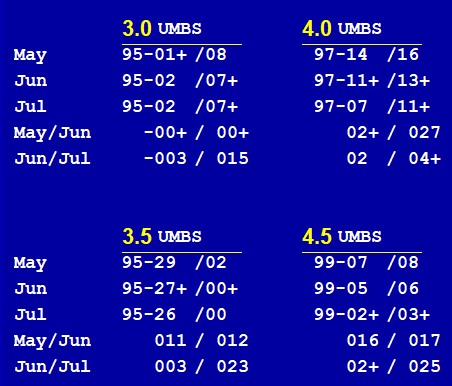
#> input picture UMBS_15YR_3.0-4.5.jpg, 452 x 386 px
$ python -i MBS_Image_Reader_Final.py   (imports and definitions only)
#> lines starting #> are read from the running program, lines starting #| are printed output that depends on the picture; after the words box and inside, x2 and y2 are one past the last pixel; in counts of white or black regions, pixels touching at a corner belong together
# Converted from MBS_Image_Reader_V4_Revamp.ipynb
# Generated by ChatGPT


# %% Cell 1
# Core libraries
import os
import glob
import re

# Data handling
import pandas as pd
import numpy as np

# OCR
import easyocr

# cv2
import cv2

# %% Cell 2
image_folder = r"\\nc_sensitive1\mortgage\Shared\Shared\Departments\Secondary Marketing West Coast\_Daily MBS"

# [2 lines not run here, left out]

# %% Cell 3
'''image_files = sorted(glob.glob(os.path.join(image_folder, "*.jpg")))

print(f"Number of JPG files found: {len(image_files)}")

for file in image_files:
    print(os.path.basename(file))'''

image_files = sorted(glob.glob(os.path.join(image_folder, "*.jpg")))
# exclude preprocessed files/folder just in case
image_files = [
   f for f in image_files
   if "_preprocessed" not in f and not os.path.basename(f).endswith("_bw.jpg")
]
# [3 lines not run here, left out]

# %% Cell 4
preprocessed_folder = os.path.join(image_folder, "_preprocessed")
# [1 line not run here, left out]
def preprocess_mbs_image(img_path):
#> called with img_path = 'UMBS_15YR_3.0-4.5.jpg'
   img = cv2.imread(img_path)
#> img is the input picture: shape (386, 452, 3); mean B, G, R 162.6, 17.9, 18.1
   # upscale 2x
   img = cv2.resize(img, None, fx=2, fy=2, interpolation=cv2.INTER_CUBIC)
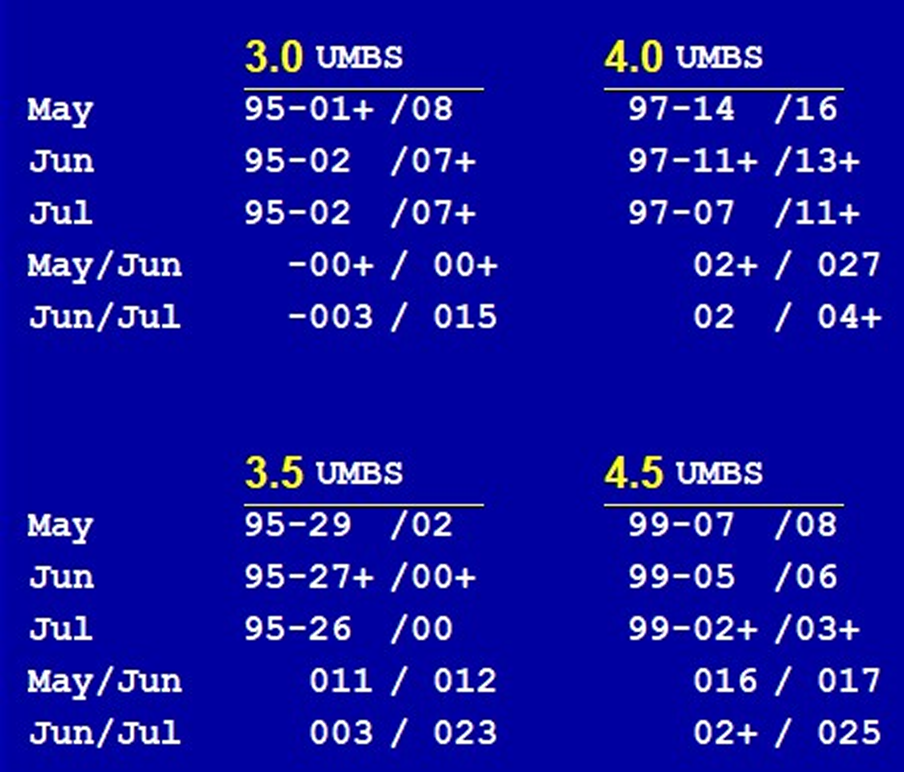
#> img: shape (772, 904, 3); mean B, G, R 162.3, 18.1, 18.3
   # grayscale
   gray = cv2.cvtColor(img, cv2.COLOR_BGR2GRAY)
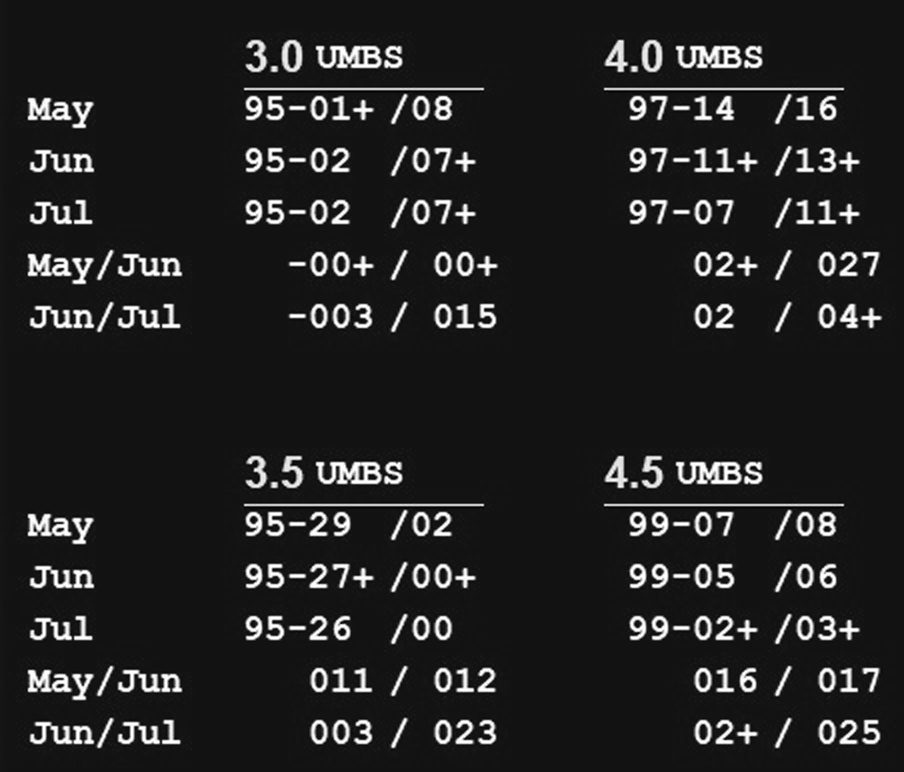
#> gray: shape (772, 904); min 0, max 255, mean 34.5
   # increase contrast / binary threshold
   _, bw = cv2.threshold(gray, 120, 255, cv2.THRESH_BINARY)
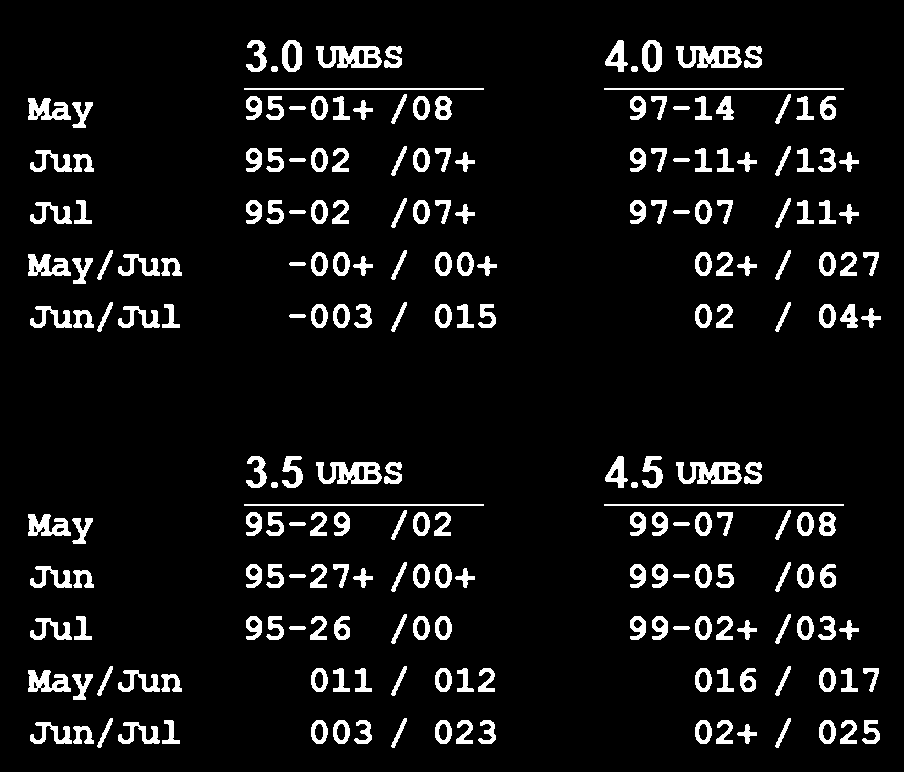
#> bw: shape (772, 904); 7.3% white; 219 white regions, largest, box (x1, y1, x2, y2) and area: (316, 46, 382, 68) 914, (316, 462, 382, 484) 914, (676, 46, 742, 68) 913
   out_path = os.path.join(
       preprocessed_folder,
       os.path.basename(img_path).replace(".jpg", "_bw.jpg")
   )
   cv2.imwrite(out_path, bw)
   return out_path

# %% Cell 5
# [7 lines not run here, left out]

# %% Cell 6
full_price_pattern = re.compile(r"^\d{2,3}-\d{2}\+?\s*/\s*\d{1,2}\+?$")
left_price_pattern = re.compile(r"^\d{2,3}-\d{2}\+?$")
right_tick_pattern = re.compile(r"^/?\d{1,2}\+?$")

month_names = "Jan|Feb|Mar|Apr|May|Jun|Jul|Aug|Sep|Oct|Nov|Dec"

row_label_pattern = re.compile(
    rf"^(({month_names})|({month_names})/({month_names}))$",
    re.IGNORECASE
)

header_pattern = re.compile(
    r"^(\d\.\d|UMBS|GNMAII)$",
    re.IGNORECASE
)

# %% Cell 7
records = []

# [35 lines not run here, left out]

df_raw = pd.DataFrame(records)

# [2 lines not run here, left out]

# %% Cell 8
# [84 lines left out: functions normalize_ocr_text, classify_ocr_text, split_full_price, not called in this run]

df_ocr = df_raw.copy()
# [1 line that did not run here, left out]
# [1 line that did not run here, left out]

# [20 lines left out: function assign_row_ids, not called in this run]

# [5 lines that did not run here, left out]
# [1 line that did not run here, left out]
# [1 line not run here, left out]

# %% Cell 9
'''quote_rows = []
for img_path, img_df in df_ocr.groupby("image"):
   img_df = img_df.sort_values(["row", "x_center"]).copy()
   for row_id, row_df in img_df.groupby("row"):
       row_df = row_df.sort_values("x_center").copy()
       items = row_df[
           row_df["text_type"].isin(["row_label", "full_price", "left_price", "right_tick"])
       ].copy()
       month = None
       pending_price = None
       for _, item in items.iterrows():
           text = item["text"]
           text_type = item["text_type"]
           if text_type == "row_label":
               month = text
               continue
           if text_type == "full_price":
               price, tick = split_full_price(text)
               quote_rows.append({
                   "image_name": os.path.basename(img_path),
                   "row": row_id,
                   "month": month,
                   "price": price,
                   "ticks": tick,
                   "x_center": item["x_center"],
                   "y_center": item["y_center"]
               })
               continue
           if text_type == "left_price":
               pending_price = text
               continue
           if text_type == "right_tick" and pending_price is not None:
               quote_rows.append({
                   "image_name": os.path.basename(img_path),
                   "row": row_id,
                   "month": month,
                   "price": pending_price,
                   "ticks": text,
                   "x_center": item["x_center"],
                   "y_center": item["y_center"]
               })
               pending_price = None

df_final = pd.DataFrame(quote_rows)
df_final = df_final.sort_values(
   ["image_name", "row", "x_center"]
).reset_index(drop=True)
display(df_final)'''

# %% Cell 10
quote_rows = []
# [16 lines left out: function append_standalone_left_price, not called in this run]

# [57 lines not run here, left out]

df_final = pd.DataFrame(quote_rows)
# [3 lines that did not run here, left out]
# [1 line not run here, left out]

# %% Cell 11
# [98 lines left out: functions parse_tick_value, parse_price_base, calculate_ask_decimal, build_rate_sequence, not called in this run]


# [1 line that did not run here, left out]
# [1 line that did not run here, left out]
# [8 lines that did not run here, left out]

# Audit rows where decimal price did not calculate.
# [1 line that did not run here, left out]
# [5 lines not run here, left out]

# Section: top block vs bottom block
# Top table rows are usually rows 1-5; bottom table rows are rows 6+.
# [1 line that did not run here, left out]


# [72 lines left out: functions get_expected_layout, infer_x_anchors_for_group, not called in this run]


# Build x-anchor lookup by image + section.
anchor_rows = []
# [13 lines not run here, left out]

anchor_df = pd.DataFrame(anchor_rows)


def assign_nearest_quote_column(row):
    candidates = anchor_df[
        (anchor_df["image_name"] == row["image_name"]) &
        (anchor_df["section"] == row["section"])
    ].copy()
    if candidates.empty or pd.isna(row["x_center"]):
        return pd.Series([np.nan, np.nan, np.nan, np.nan])

    candidates["x_distance"] = (candidates["expected_x"] - row["x_center"]).abs()
    best = candidates.sort_values("x_distance").iloc[0]
    return pd.Series([
        best["quote_position"],
        best["rate"],
        best["product"],
        best["expected_x"]
    ])


# Assign product/rate by x-position, not by row cumcount.
# [4 lines that did not run here, left out]

# Audit the exact issue we found: a row with missing early columns should no longer shift.
# [14 lines not run here, left out]

# %% Cell 13

>>> result = preprocess_mbs_image('UMBS_15YR_3.0-4.5.jpg')
